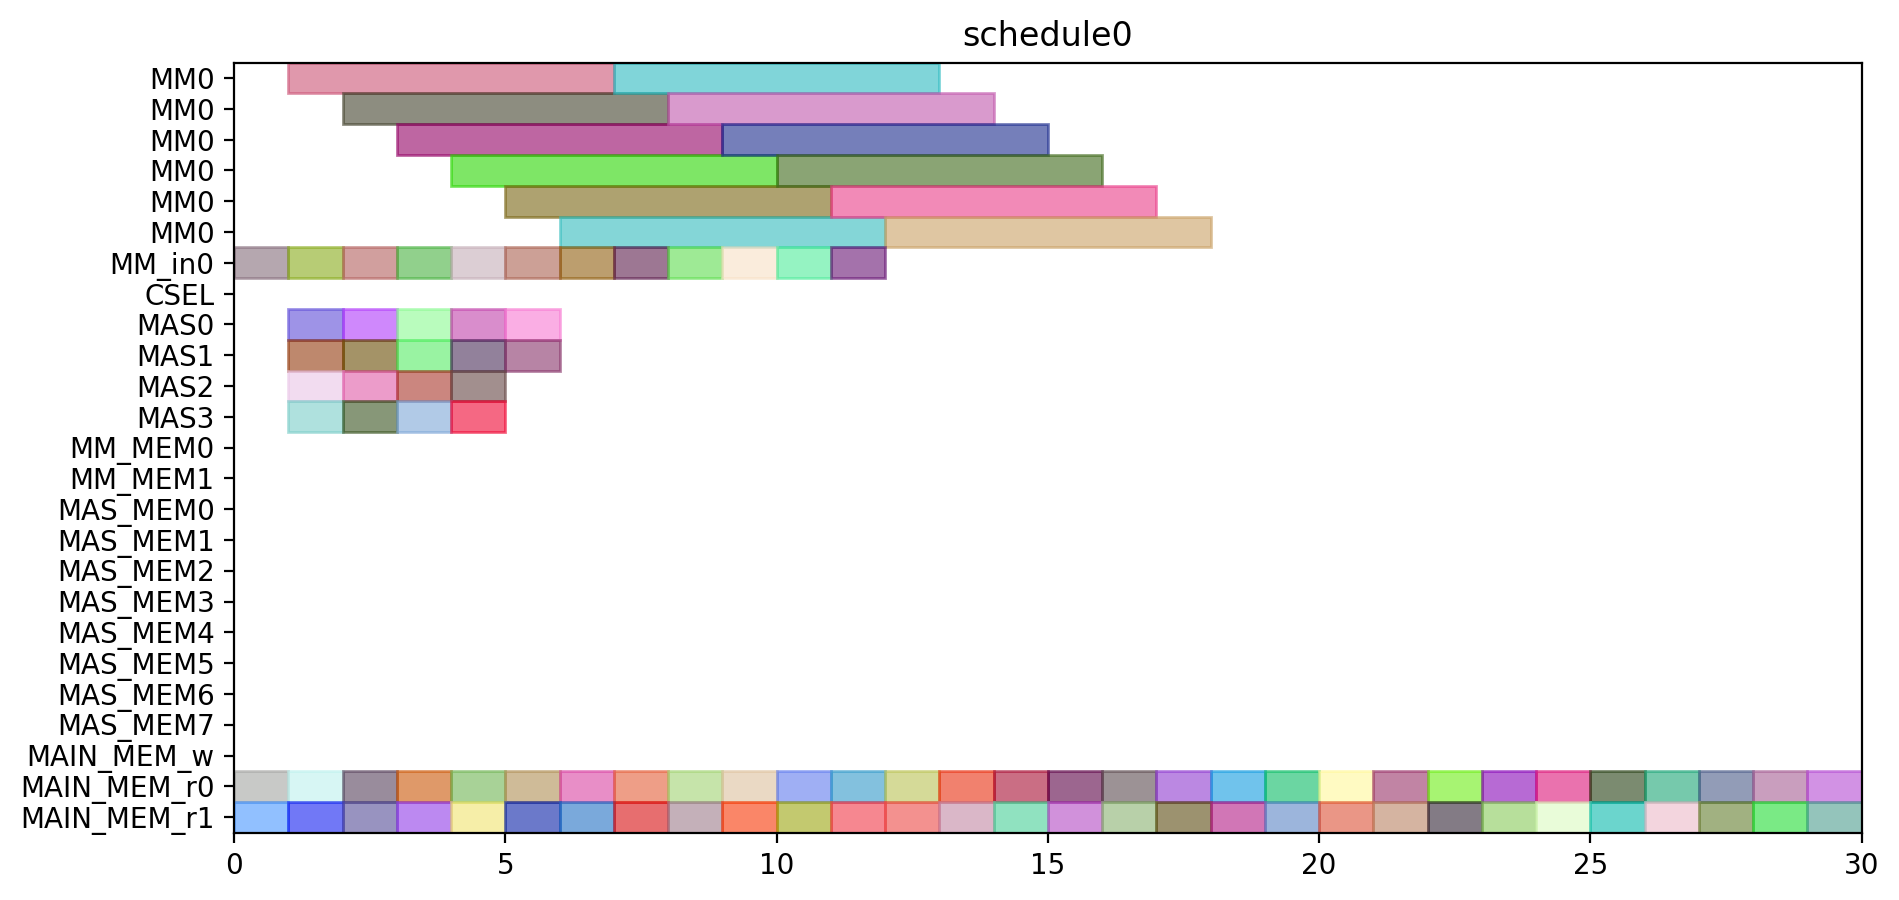

This figure's Python source:
from pyschedule import Scenario, solvers, plotters, alt


def solve():
	horizon = 90
	S = Scenario("schedule0", horizon=horizon)

	# resource
	MM = S.Resources('MM', num=1, size=6)
	MM_in = S.Resources('MM_in', num=1)
	CSEL = S.Resource('CSEL')
	MAS = S.Resources('MAS', num=4, size=1, periods=range(1, horizon))
	MM_MEM = S.Resources('MM_MEM', num=2)
	MAS_MEM = S.Resources('MAS_MEM', num=8)
	MAIN_MEM_w = S.Resource('MAIN_MEM_w', size=1)
	MAIN_MEM_r = S.Resources('MAIN_MEM_r', num=2)

	# result of previous scheduling

	# new tasks
	T1_t0 = S.Task('T1_t0', length=1, delay_cost=1)
	T1_t0 += alt(MAS)

	T1_t0_mem0 = S.Task('T1_t0_mem0', length=1, delay_cost=1)
	T1_t0_mem0 += MAIN_MEM_r[0]
	T1_t0_mem1 = S.Task('T1_t0_mem1', length=1, delay_cost=1)
	T1_t0_mem1 += MAIN_MEM_r[1]
	T1_t1 = S.Task('T1_t1', length=1, delay_cost=1)
	T1_t1 += alt(MAS)

	T1_t1_mem0 = S.Task('T1_t1_mem0', length=1, delay_cost=1)
	T1_t1_mem0 += MAIN_MEM_r[0]
	T1_t1_mem1 = S.Task('T1_t1_mem1', length=1, delay_cost=1)
	T1_t1_mem1 += MAIN_MEM_r[1]
	T1_t3_in = S.Task('T1_t3_in', length=1, delay_cost=1)
	T1_t3_in += alt(MM_in)
	T1_t3 = S.Task('T1_t3', length=6, delay_cost=1)
	T1_t3 += alt(MM)
	S += T1_t3>=T1_t3_in

	T1_t3_mem0 = S.Task('T1_t3_mem0', length=1, delay_cost=1)
	T1_t3_mem0 += MAIN_MEM_r[0]
	T1_t3_mem1 = S.Task('T1_t3_mem1', length=1, delay_cost=1)
	T1_t3_mem1 += MAIN_MEM_r[1]
	T2_t0_in = S.Task('T2_t0_in', length=1, delay_cost=1)
	T2_t0_in += alt(MM_in)
	T2_t0 = S.Task('T2_t0', length=6, delay_cost=1)
	T2_t0 += alt(MM)
	S += T2_t0>=T2_t0_in

	T2_t0_mem0 = S.Task('T2_t0_mem0', length=1, delay_cost=1)
	T2_t0_mem0 += MAIN_MEM_r[0]
	T2_t0_mem1 = S.Task('T2_t0_mem1', length=1, delay_cost=1)
	T2_t0_mem1 += MAIN_MEM_r[1]
	T2_t1_in = S.Task('T2_t1_in', length=1, delay_cost=1)
	T2_t1_in += alt(MM_in)
	T2_t1 = S.Task('T2_t1', length=6, delay_cost=1)
	T2_t1 += alt(MM)
	S += T2_t1>=T2_t1_in

	T2_t1_mem0 = S.Task('T2_t1_mem0', length=1, delay_cost=1)
	T2_t1_mem0 += MAIN_MEM_r[0]
	T2_t1_mem1 = S.Task('T2_t1_mem1', length=1, delay_cost=1)
	T2_t1_mem1 += MAIN_MEM_r[1]
	T2_t2 = S.Task('T2_t2', length=1, delay_cost=1)
	T2_t2 += alt(MAS)

	T2_t2_mem0 = S.Task('T2_t2_mem0', length=1, delay_cost=1)
	T2_t2_mem0 += MAIN_MEM_r[0]
	T2_t2_mem1 = S.Task('T2_t2_mem1', length=1, delay_cost=1)
	T2_t2_mem1 += MAIN_MEM_r[1]
	T2_t3 = S.Task('T2_t3', length=1, delay_cost=1)
	T2_t3 += alt(MAS)

	T2_t3_mem0 = S.Task('T2_t3_mem0', length=1, delay_cost=1)
	T2_t3_mem0 += MAIN_MEM_r[0]
	T2_t3_mem1 = S.Task('T2_t3_mem1', length=1, delay_cost=1)
	T2_t3_mem1 += MAIN_MEM_r[1]
	T3_t0_in = S.Task('T3_t0_in', length=1, delay_cost=1)
	T3_t0_in += alt(MM_in)
	T3_t0 = S.Task('T3_t0', length=6, delay_cost=1)
	T3_t0 += alt(MM)
	S += T3_t0>=T3_t0_in

	T3_t0_mem0 = S.Task('T3_t0_mem0', length=1, delay_cost=1)
	T3_t0_mem0 += MAIN_MEM_r[0]
	T3_t0_mem1 = S.Task('T3_t0_mem1', length=1, delay_cost=1)
	T3_t0_mem1 += MAIN_MEM_r[1]
	T3_t1_in = S.Task('T3_t1_in', length=1, delay_cost=1)
	T3_t1_in += alt(MM_in)
	T3_t1 = S.Task('T3_t1', length=6, delay_cost=1)
	T3_t1 += alt(MM)
	S += T3_t1>=T3_t1_in

	T3_t1_mem0 = S.Task('T3_t1_mem0', length=1, delay_cost=1)
	T3_t1_mem0 += MAIN_MEM_r[0]
	T3_t1_mem1 = S.Task('T3_t1_mem1', length=1, delay_cost=1)
	T3_t1_mem1 += MAIN_MEM_r[1]
	T3_t2 = S.Task('T3_t2', length=1, delay_cost=1)
	T3_t2 += alt(MAS)

	T3_t2_mem0 = S.Task('T3_t2_mem0', length=1, delay_cost=1)
	T3_t2_mem0 += MAIN_MEM_r[0]
	T3_t2_mem1 = S.Task('T3_t2_mem1', length=1, delay_cost=1)
	T3_t2_mem1 += MAIN_MEM_r[1]
	T3_t3 = S.Task('T3_t3', length=1, delay_cost=1)
	T3_t3 += alt(MAS)

	T3_t3_mem0 = S.Task('T3_t3_mem0', length=1, delay_cost=1)
	T3_t3_mem0 += MAIN_MEM_r[0]
	T3_t3_mem1 = S.Task('T3_t3_mem1', length=1, delay_cost=1)
	T3_t3_mem1 += MAIN_MEM_r[1]
	T4_t0_in = S.Task('T4_t0_in', length=1, delay_cost=1)
	T4_t0_in += alt(MM_in)
	T4_t0 = S.Task('T4_t0', length=6, delay_cost=1)
	T4_t0 += alt(MM)
	S += T4_t0>=T4_t0_in

	T4_t0_mem0 = S.Task('T4_t0_mem0', length=1, delay_cost=1)
	T4_t0_mem0 += MAIN_MEM_r[0]
	T4_t0_mem1 = S.Task('T4_t0_mem1', length=1, delay_cost=1)
	T4_t0_mem1 += MAIN_MEM_r[1]
	T4_t1_in = S.Task('T4_t1_in', length=1, delay_cost=1)
	T4_t1_in += alt(MM_in)
	T4_t1 = S.Task('T4_t1', length=6, delay_cost=1)
	T4_t1 += alt(MM)
	S += T4_t1>=T4_t1_in

	T4_t1_mem0 = S.Task('T4_t1_mem0', length=1, delay_cost=1)
	T4_t1_mem0 += MAIN_MEM_r[0]
	T4_t1_mem1 = S.Task('T4_t1_mem1', length=1, delay_cost=1)
	T4_t1_mem1 += MAIN_MEM_r[1]
	T4_t2 = S.Task('T4_t2', length=1, delay_cost=1)
	T4_t2 += alt(MAS)

	T4_t2_mem0 = S.Task('T4_t2_mem0', length=1, delay_cost=1)
	T4_t2_mem0 += MAIN_MEM_r[0]
	T4_t2_mem1 = S.Task('T4_t2_mem1', length=1, delay_cost=1)
	T4_t2_mem1 += MAIN_MEM_r[1]
	T4_t3 = S.Task('T4_t3', length=1, delay_cost=1)
	T4_t3 += alt(MAS)

	T4_t3_mem0 = S.Task('T4_t3_mem0', length=1, delay_cost=1)
	T4_t3_mem0 += MAIN_MEM_r[0]
	T4_t3_mem1 = S.Task('T4_t3_mem1', length=1, delay_cost=1)
	T4_t3_mem1 += MAIN_MEM_r[1]
	T5_t0 = S.Task('T5_t0', length=1, delay_cost=1)
	T5_t0 += alt(MAS)

	T5_t0_mem0 = S.Task('T5_t0_mem0', length=1, delay_cost=1)
	T5_t0_mem0 += MAIN_MEM_r[0]
	T5_t0_mem1 = S.Task('T5_t0_mem1', length=1, delay_cost=1)
	T5_t0_mem1 += MAIN_MEM_r[1]
	T5_t1 = S.Task('T5_t1', length=1, delay_cost=1)
	T5_t1 += alt(MAS)

	T5_t1_mem0 = S.Task('T5_t1_mem0', length=1, delay_cost=1)
	T5_t1_mem0 += MAIN_MEM_r[0]
	T5_t1_mem1 = S.Task('T5_t1_mem1', length=1, delay_cost=1)
	T5_t1_mem1 += MAIN_MEM_r[1]
	T5_t3_in = S.Task('T5_t3_in', length=1, delay_cost=1)
	T5_t3_in += alt(MM_in)
	T5_t3 = S.Task('T5_t3', length=6, delay_cost=1)
	T5_t3 += alt(MM)
	S += T5_t3>=T5_t3_in

	T5_t3_mem0 = S.Task('T5_t3_mem0', length=1, delay_cost=1)
	T5_t3_mem0 += MAIN_MEM_r[0]
	T5_t3_mem1 = S.Task('T5_t3_mem1', length=1, delay_cost=1)
	T5_t3_mem1 += MAIN_MEM_r[1]
	T6_t0_in = S.Task('T6_t0_in', length=1, delay_cost=1)
	T6_t0_in += alt(MM_in)
	T6_t0 = S.Task('T6_t0', length=6, delay_cost=1)
	T6_t0 += alt(MM)
	S += T6_t0>=T6_t0_in

	T6_t0_mem0 = S.Task('T6_t0_mem0', length=1, delay_cost=1)
	T6_t0_mem0 += MAIN_MEM_r[0]
	T6_t0_mem1 = S.Task('T6_t0_mem1', length=1, delay_cost=1)
	T6_t0_mem1 += MAIN_MEM_r[1]
	T6_t1_in = S.Task('T6_t1_in', length=1, delay_cost=1)
	T6_t1_in += alt(MM_in)
	T6_t1 = S.Task('T6_t1', length=6, delay_cost=1)
	T6_t1 += alt(MM)
	S += T6_t1>=T6_t1_in

	T6_t1_mem0 = S.Task('T6_t1_mem0', length=1, delay_cost=1)
	T6_t1_mem0 += MAIN_MEM_r[0]
	T6_t1_mem1 = S.Task('T6_t1_mem1', length=1, delay_cost=1)
	T6_t1_mem1 += MAIN_MEM_r[1]
	T6_t2 = S.Task('T6_t2', length=1, delay_cost=1)
	T6_t2 += alt(MAS)

	T6_t2_mem0 = S.Task('T6_t2_mem0', length=1, delay_cost=1)
	T6_t2_mem0 += MAIN_MEM_r[0]
	T6_t2_mem1 = S.Task('T6_t2_mem1', length=1, delay_cost=1)
	T6_t2_mem1 += MAIN_MEM_r[1]
	T6_t3 = S.Task('T6_t3', length=1, delay_cost=1)
	T6_t3 += alt(MAS)

	T6_t3_mem0 = S.Task('T6_t3_mem0', length=1, delay_cost=1)
	T6_t3_mem0 += MAIN_MEM_r[0]
	T6_t3_mem1 = S.Task('T6_t3_mem1', length=1, delay_cost=1)
	T6_t3_mem1 += MAIN_MEM_r[1]
	T7_t0_in = S.Task('T7_t0_in', length=1, delay_cost=1)
	T7_t0_in += alt(MM_in)
	T7_t0 = S.Task('T7_t0', length=6, delay_cost=1)
	T7_t0 += alt(MM)
	S += T7_t0>=T7_t0_in

	T7_t0_mem0 = S.Task('T7_t0_mem0', length=1, delay_cost=1)
	T7_t0_mem0 += MAIN_MEM_r[0]
	T7_t0_mem1 = S.Task('T7_t0_mem1', length=1, delay_cost=1)
	T7_t0_mem1 += MAIN_MEM_r[1]
	T7_t1_in = S.Task('T7_t1_in', length=1, delay_cost=1)
	T7_t1_in += alt(MM_in)
	T7_t1 = S.Task('T7_t1', length=6, delay_cost=1)
	T7_t1 += alt(MM)
	S += T7_t1>=T7_t1_in

	T7_t1_mem0 = S.Task('T7_t1_mem0', length=1, delay_cost=1)
	T7_t1_mem0 += MAIN_MEM_r[0]
	T7_t1_mem1 = S.Task('T7_t1_mem1', length=1, delay_cost=1)
	T7_t1_mem1 += MAIN_MEM_r[1]
	T7_t2 = S.Task('T7_t2', length=1, delay_cost=1)
	T7_t2 += alt(MAS)

	T7_t2_mem0 = S.Task('T7_t2_mem0', length=1, delay_cost=1)
	T7_t2_mem0 += MAIN_MEM_r[0]
	T7_t2_mem1 = S.Task('T7_t2_mem1', length=1, delay_cost=1)
	T7_t2_mem1 += MAIN_MEM_r[1]
	T7_t3 = S.Task('T7_t3', length=1, delay_cost=1)
	T7_t3 += alt(MAS)

	T7_t3_mem0 = S.Task('T7_t3_mem0', length=1, delay_cost=1)
	T7_t3_mem0 += MAIN_MEM_r[0]
	T7_t3_mem1 = S.Task('T7_t3_mem1', length=1, delay_cost=1)
	T7_t3_mem1 += MAIN_MEM_r[1]
	T8_t2 = S.Task('T8_t2', length=1, delay_cost=1)
	T8_t2 += alt(MAS)

	T8_t2_mem0 = S.Task('T8_t2_mem0', length=1, delay_cost=1)
	T8_t2_mem0 += MAIN_MEM_r[0]
	T8_t2_mem1 = S.Task('T8_t2_mem1', length=1, delay_cost=1)
	T8_t2_mem1 += MAIN_MEM_r[1]
	T9_t2 = S.Task('T9_t2', length=1, delay_cost=1)
	T9_t2 += alt(MAS)

	T9_t2_mem0 = S.Task('T9_t2_mem0', length=1, delay_cost=1)
	T9_t2_mem0 += MAIN_MEM_r[0]
	T9_t2_mem1 = S.Task('T9_t2_mem1', length=1, delay_cost=1)
	T9_t2_mem1 += MAIN_MEM_r[1]
	T10_t2 = S.Task('T10_t2', length=1, delay_cost=1)
	T10_t2 += alt(MAS)

	T10_t2_mem0 = S.Task('T10_t2_mem0', length=1, delay_cost=1)
	T10_t2_mem0 += MAIN_MEM_r[0]
	T10_t2_mem1 = S.Task('T10_t2_mem1', length=1, delay_cost=1)
	T10_t2_mem1 += MAIN_MEM_r[1]
	T11_t2 = S.Task('T11_t2', length=1, delay_cost=1)
	T11_t2 += alt(MAS)

	T11_t2_mem0 = S.Task('T11_t2_mem0', length=1, delay_cost=1)
	T11_t2_mem0 += MAIN_MEM_r[0]
	T11_t2_mem1 = S.Task('T11_t2_mem1', length=1, delay_cost=1)
	T11_t2_mem1 += MAIN_MEM_r[1]
	solvers.mip.solve(S,msg=1,kind='CPLEX',ratio_gap=1.01)

	solution = [['hoge']*len(S.solution()[1]) for i in range(len(S.solution()))]
	for i in range(len(S.solution())):
		for j in range(len(S.solution()[i])):
			solution[i][j]=str(S.solution()[i][j])
	print(solution)

	cycles = int(solution[-1][3])

	pic_file_name = "/home/mfukuda/ABE/multiRAM_multiMAS_16mux/scheduling_result/stage6MM1_stage1MAS4/EP2_LADDERMUL/schedule0.png"
	if(S.solution() != []):
		plotters.matplotlib.plot(S,img_filename=pic_file_name, show_task_labels=False, fig_size=(cycles*0.25+3, 5))

	return solution
